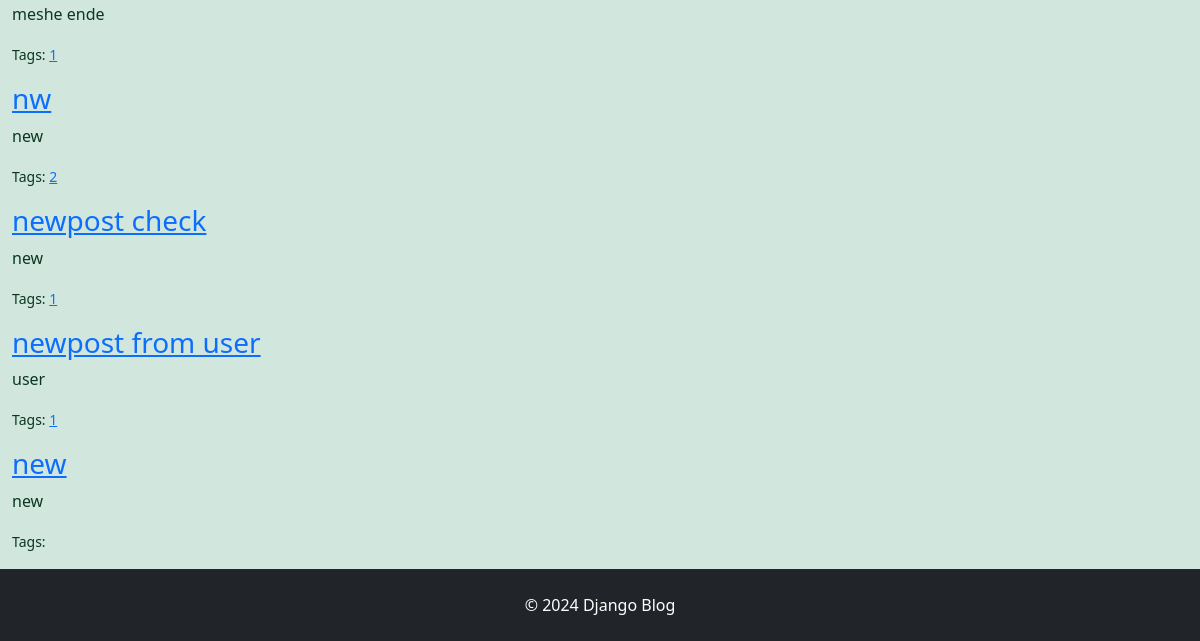
/search/ (lower part), run on an earlier commit of the app's database.
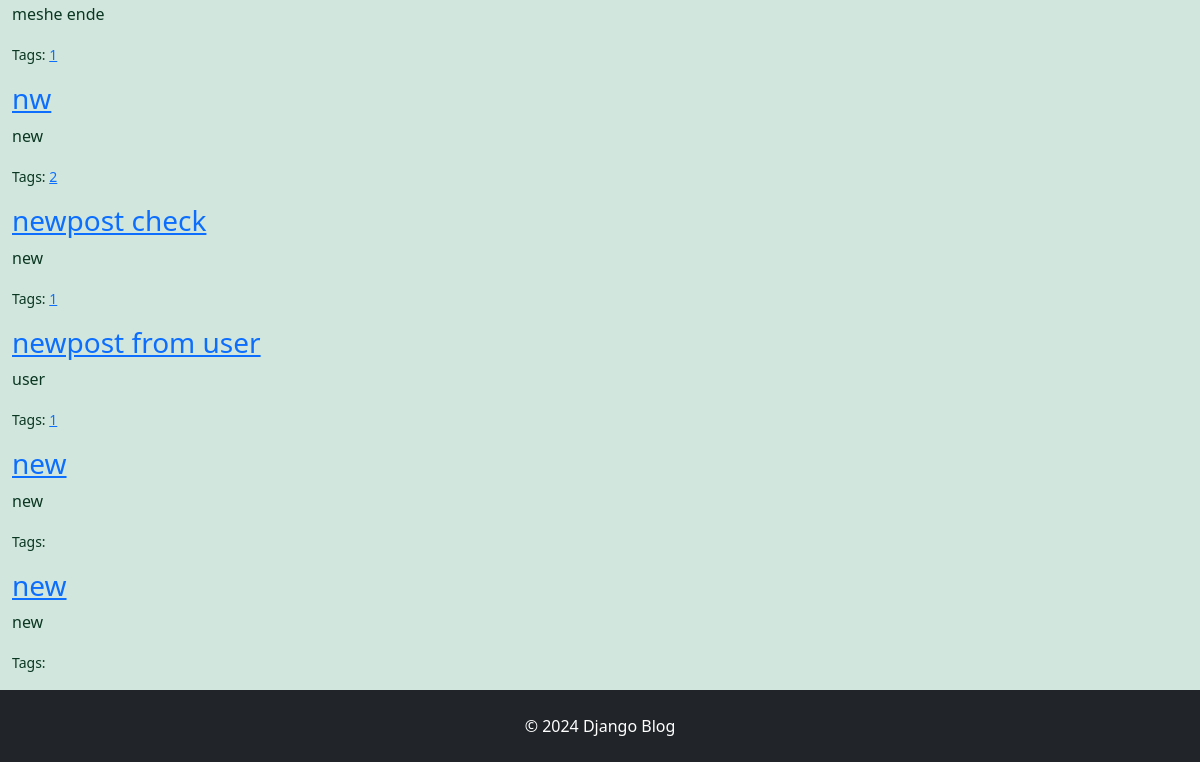
And on a later commit of the database.
### blog/models.py (models this page shows)
class Post(models.Model):
  tags =  TaggableManager()
  title = models.CharField(max_length=200)
  content = models.TextField()
  published_date = models.DateTimeField(auto_now_add=True)
  author = models.ForeignKey('auth.User', on_delete=models.CASCADE)
  created_at = models.DateTimeField(auto_now=True)

### blog/views.py (the view)
# urls.py: path('search/', views.search, name='search'),
def search(request):
    query = request.GET.get('q')  # Get search term from query parameters
    if query:
        posts = Post.objects.filter(
            Q(title__icontains=query) |  # Filter posts where the title contains the query
            Q(content__icontains=query) |  # Filter posts where the content contains the query
            Q(tags__name__icontains=query)  # Filter posts where the tag contains the query (using taggit)
        ).distinct()  # `distinct()` ensures no duplicates if multiple conditions match
    else:
        posts = Post.objects.all()  # If no query, return all posts
    return render(request, 'blog/search_results.html', {'posts': posts, 'query': query})

### blog/templates/blog/search_results.html (shortened to what this page needs)
{% extends 'blog/base.html' %}
{% block content %}
  {% if posts %}
    {% for post in posts %}
      <div class="post">
        <h3><a href="{% url 'post_detail' post.pk %}">{{ post.title }}</a></h3>
        <p>{{ post.content|truncatewords:30 }}</p>
        <p><small>Tags:
          {% for tag in post.tags.all %}
            <a href="{% url 'tag_posts' tag.name %}">{{ tag.name }}</a>{% if not forloop.last %}, {% endif %}
          {% endfor %}
        </small></p>
      </div>
    {% endfor %}
  {% else %}
    <p>No posts found.</p>
  {% endif %}
{% endblock %}

What changed in the data, as far as the page shows it:
added Post: title "new", content "new"
